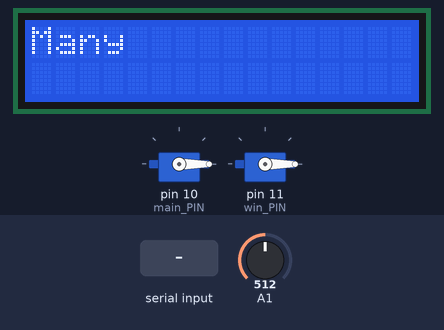
A sketch run on a simulated Arduino Mega 2560, built with avr-gcc and run on an emulated ATmega2560. On the bench: 16×2 character LCD, 2 × servo. The test bench sets the inputs (shaded band); at power-on: A1 = 512.

Above: at 1.2 s.
1.3 s: A1 set to 490
At 3.3 s:
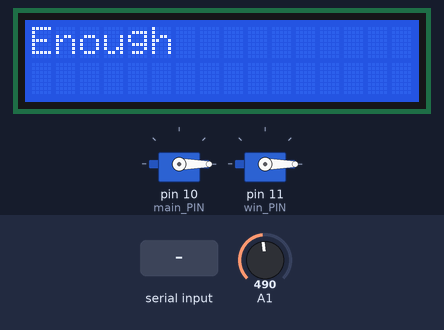
4.5 s: A1 set to 215
7.2 s: A1 set to 182
At 9.9 s:
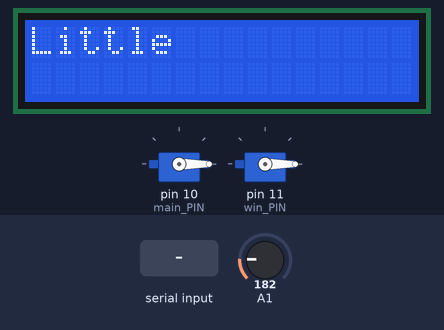
10.6 s: "1" received over the second serial link
At 12.7 s:
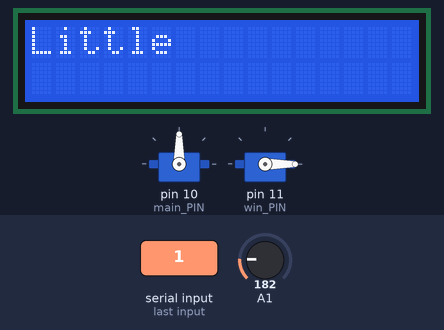
13.6 s: "3" received over the second serial link
At 16.3 s:
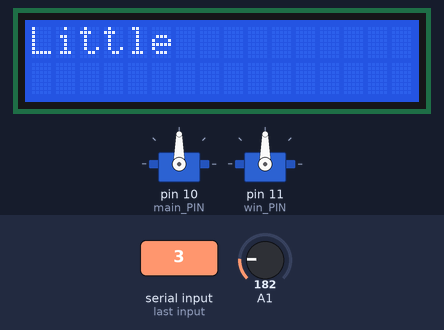
16.6 s: "2" received over the second serial link
At 19.3 s:
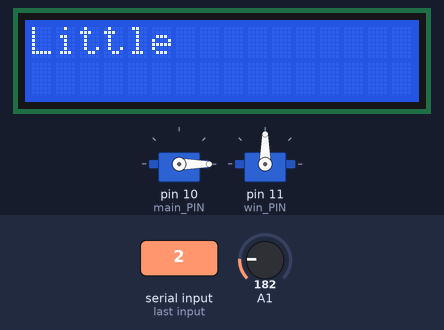
Timing chart, 0 to 20.6 s (numbered marks = the images above; inputs shaded):
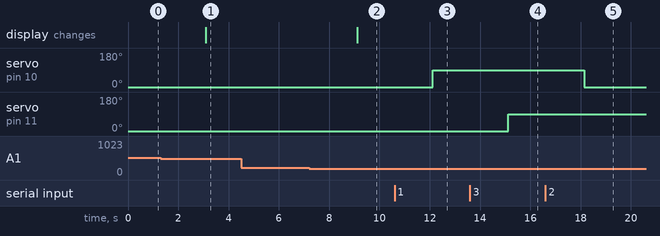

Measured:
- the behaviour switches between 499 and 498 on A1 (found by bisection; images 0 and 1)
- the behaviour switches between 200 and 199 on A1 (found by bisection; images 1 and 2)
- after the input at 1.3 s, the display: changes after 1.8 s (image 1)
- after the input at 4.5 s, every drawn part: stays the same
- after the input at 7.2 s, the display: changes after 1.9 s (image 2)
- after the input at 10.6 s, servo on pin 10 (main_PIN): 0° → 90° after 1.5 s
- after the input at 13.6 s, servo on pin 11 (win_PIN): 0° → 90° after 1.5 s
- after the input at 16.6 s, servo on pin 10 (main_PIN): 90° → 0° after 1.5 s

The sketch:

WaterAndBle.ino
```cpp
//아두이노 메가보드 2
#include <Servo.h>
#include <LiquidCrystal_I2C.h>

#define red 26 // red led 5번핀 설정
#define green 27 // green led 6번핀 설정
#define blue 28 // blue led 7번핀 설정

Servo servo_win, servo_main;
LiquidCrystal_I2C lcd(0x27, 16, 2);

const int main_PIN = 10;
const int win_PIN = 11;

char data;

void setup() {
  // put your setup code here, to run once:
  Serial1.begin(9600);
  lcd.init();
  lcd.backlight();
  servo_main.attach(main_PIN);
  servo_main.write(0);
  servo_win.attach(win_PIN);
  servo_win.write(0);

}

void loop() {
  // put your main code here, to run repeatedly:
  if(Serial1.available()){
    data = Serial1.read();
    if(data == '1'){
      servo_main.write(90);
    }else if(data == '2'){
      servo_main.write(0);
    }else if(data == '3'){
      servo_win.write(90);
    }else if(data == '4'){
      servo_win.write(0);
    }
  }
int waterOfSoil = analogRead(A1);// 토양의 수분의 양 변수값을 a1핀을 통해 읽어들인다(0~1023)
if((waterOfSoil>=200 && waterOfSoil<499)){
Enough();
Serial.println(waterOfSoil);
}
else if((waterOfSoil<200)){
Low();
Serial.println(waterOfSoil);
}
else if((waterOfSoil>=499)){
High();
Serial.println(waterOfSoil);
}
}
//물의 양 적정할 때, green_led 켜짐(1초간 깜빡거림 설정)
void Enough() {
lcd.clear();
lcd.backlight();
lcd.display();
lcd.setCursor(0, 0);
lcd.print("Enough");
delay(1000);
digitalWrite(green, HIGH);
delay(1000);
digitalWrite(green, LOW);
delay(1000);
}
//물의 양이 너무 많을 때, blue_led 켜짐(1초간 깜빡거림 설정)
void High() {
lcd.clear();
lcd.backlight();
lcd.display();
lcd.setCursor(0, 0);
lcd.print("Many");
delay(1000);
digitalWrite(blue, HIGH);
delay(1000);
digitalWrite(blue, LOW);
delay(1000);
}
// 물의 양이 너무 적을 때, red_led 켜짐(1초간 깜빡거림 설정)
void Low() {
lcd.clear();
lcd.backlight();
lcd.display();
lcd.setCursor(0, 0);
lcd.print("Little");
delay(1000);
digitalWrite(red, HIGH);
delay(1000);
digitalWrite(red, LOW);
delay(1000);
}
```
